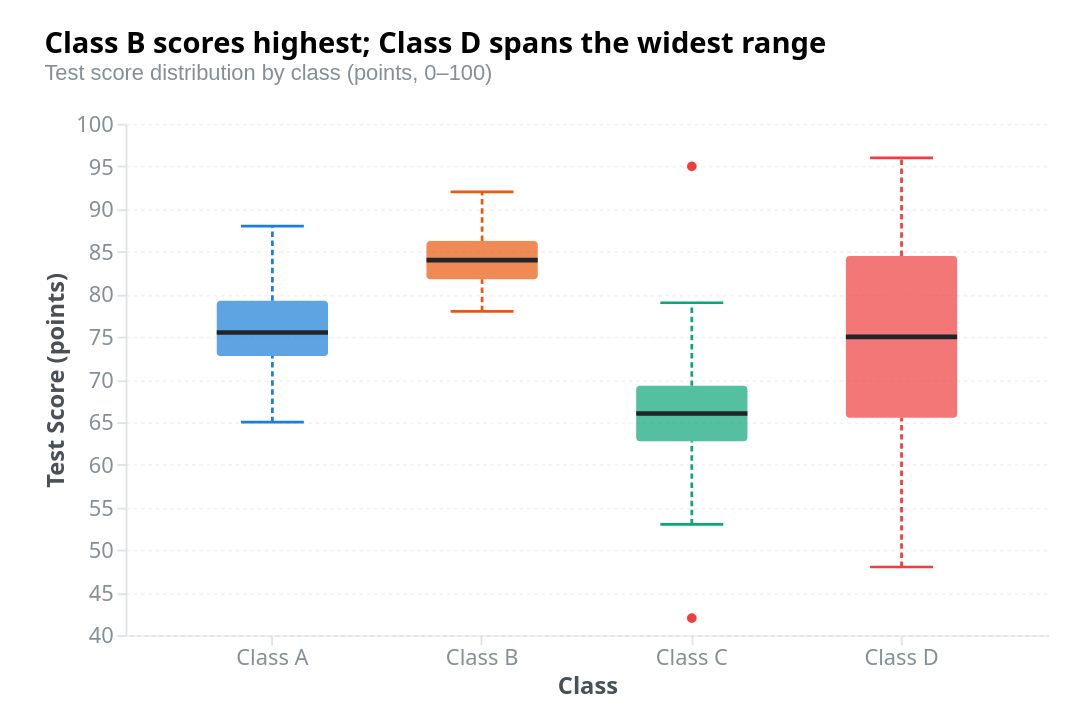

Specify this chart in Vega-Lite:
### Vega specification from a JSON file in a GitHub repository (floating-point values rounded to 4 significant figures)
{"_metadata": {"customization": ["Replace 'values' array with your raw observations", "Change 'group' and 'value' field names in transforms, scales, and marks", "Update axes titles and units for your variables", "Adjust IQR multiplier (1.5) in whisker bound formulas to change fence width", "Modify title and description for your context"], "dataFormat": "Array of objects with 'group' (nominal category) and 'value' (quantitative measurement) fields. Multiple observations per group — Vega computes quartiles, whiskers, and outliers from the raw data."}, "$schema": "https://vega.github.io/schema/vega/v6.json", "autosize": {"contains": "padding", "type": "fit"}, "axes": [{"domainColor": "#dee2e6", "labelColor": "#868e96", "labelFontSize": 12, "orient": "bottom", "scale": "x", "tickColor": "#dee2e6", "title": "Class", "titleColor": "#495057", "titleFontSize": 13}, {"domainColor": "#dee2e6", "grid": true, "gridColor": "#f1f3f5", "gridDash": [2, 2], "labelColor": "#868e96", "labelFontSize": 12, "orient": "left", "scale": "y", "tickColor": "#dee2e6", "title": "Test Score (points)", "titleColor": "#495057", "titleFontSize": 13}], "config": {"aria": true, "axis": {"labelFont": "system-ui, -apple-system, sans-serif", "titleFont": "system-ui, -apple-system, sans-serif"}, "title": {"font": "system-ui, -apple-system, sans-serif"}}, "data": [{"name": "source", "values": [{"group": "Class A", "value": 65}, {"group": "Class A", "value": 68}, {"group": "Class A", "value": 70}, {"group": "Class A", "value": 71}, {"group": "Class A", "value": 72}, {"group": "Class A", "value": 73}, {"group": "Class A", "value": 74}, {"group": "Class A", "value": 74}, {"group": "Class A", "value": 75}, {"group": "Class A", "value": 75}, {"group": "Class A", "value": 76}, {"group": "Class A", "value": 76}, {"group": "Class A", "value": 77}, {"group": "Class A", "value": 78}, {"group": "Class A", "value": 79}, {"group": "Class A", "value": 80}, {"group": "Class A", "value": 82}, {"group": "Class A", "value": 84}, {"group": "Class A", "value": 85}, {"group": "Class A", "value": 88}, {"group": "Class B", "value": 78}, {"group": "Class B", "value": 79}, {"group": "Class B", "value": 80}, {"group": "Class B", "value": 81}, {"group": "Class B", "value": 81}, {"group": "Class B", "value": 82}, {"group": "Class B", "value": 82}, {"group": "Class B", "value": 83}, {"group": "Class B", "value": 83}, {"group": "Class B", "value": 84}, {"group": "Class B", "value": 84}, {"group": "Class B", "value": 84}, {"group": "Class B", "value": 85}, {"group": "Class B", "value": 85}, {"group": "Class B", "value": 86}, {"group": "Class B", "value": 87}, {"group": "Class B", "value": 88}, {"group": "Class B", "value": 89}, {"group": "Class B", "value": 90}, {"group": "Class B", "value": 92}, {"group": "Class C", "value": 42}, {"group": "Class C", "value": 55}, {"group": "Class C", "value": 58}, {"group": "Class C", "value": 60}, {"group": "Class C", "value": 62}, {"group": "Class C", "value": 63}, {"group": "Class C", "value": 64}, {"group": "Class C", "value": 65}, {"group": "Class C", "value": 65}, {"group": "Class C", "value": 66}, {"group": "Class C", "value": 66}, {"group": "Class C", "value": 67}, {"group": "Class C", "value": 68}, {"group": "Class C", "value": 68}, {"group": "Class C", "value": 69}, {"group": "Class C", "value": 70}, {"group": "Class C", "value": 71}, {"group": "Class C", "value": 72}, {"group": "Class C", "value": 74}, {"group": "Class C", "value": 95}, {"group": "Class D", "value": 48}, {"group": "Class D", "value": 52}, {"group": "Class D", "value": 56}, {"group": "Class D", "value": 60}, {"group": "Class D", "value": 64}, {"group": "Class D", "value": 66}, {"group": "Class D", "value": 68}, {"group": "Class D", "value": 70}, {"group": "Class D", "value": 72}, {"group": "Class D", "value": 74}, {"group": "Class D", "value": 76}, {"group": "Class D", "value": 78}, {"group": "Class D", "value": 80}, {"group": "Class D", "value": 82}, {"group": "Class D", "value": 84}, {"group": "Class D", "value": 86}, {"group": "Class D", "value": 88}, {"group": "Class D", "value": 90}, {"group": "Class D", "value": 92}, {"group": "Class D", "value": 96}]}, {"name": "stats", "source": "source", "transform": [{"as": ["q1", "median", "q3", "min", "max"], "fields": ["value", "value", "value", "value", "value"], "groupby": ["group"], "ops": ["q1", "median", "q3", "min", "max"], "type": "aggregate"}, {"as": "iqr", "expr": "datum.q3 - datum.q1", "type": "formula"}, {"as": "whiskerLow", "expr": "max(datum.min, datum.q1 - 1.5 * datum.iqr)", "type": "formula"}, {"as": "whiskerHigh", "expr": "min(datum.max, datum.q3 + 1.5 * datum.iqr)", "type": "formula"}]}, {"name": "outliers", "source": "source", "transform": [{"as": ["whiskerLow", "whiskerHigh"], "fields": ["group"], "from": "stats", "key": "group", "type": "lookup", "values": ["whiskerLow", "whiskerHigh"]}, {"expr": "datum.value < datum.whiskerLow || datum.value > datum.whiskerHigh", "type": "filter"}]}], "description": "Box plots comparing score distributions across four classes. Class B has the highest median (84 points), while Class D shows the widest spread. Class C contains outliers at both extremes.", "height": 400, "marks": [{"description": "Whisker: lower fence to Q1", "encode": {"enter": {"stroke": {"field": "group", "scale": "color"}, "strokeDash": {"value": [3, 2]}, "strokeWidth": {"value": 1.5}, "x": {"band": 0.5, "field": "group", "scale": "x"}, "y": {"field": "whiskerLow", "scale": "y"}, "y2": {"field": "q1", "scale": "y"}}}, "from": {"data": "stats"}, "type": "rule"}, {"description": "Whisker: Q3 to upper fence", "encode": {"enter": {"stroke": {"field": "group", "scale": "color"}, "strokeDash": {"value": [3, 2]}, "strokeWidth": {"value": 1.5}, "x": {"band": 0.5, "field": "group", "scale": "x"}, "y": {"field": "q3", "scale": "y"}, "y2": {"field": "whiskerHigh", "scale": "y"}}}, "from": {"data": "stats"}, "type": "rule"}, {"description": "Lower whisker cap tick", "encode": {"enter": {"stroke": {"field": "group", "scale": "color"}, "strokeWidth": {"value": 1.5}, "x": {"band": 0.25, "field": "group", "scale": "x"}, "x2": {"band": 0.75, "field": "group", "scale": "x"}, "y": {"field": "whiskerLow", "scale": "y"}, "y2": {"field": "whiskerLow", "scale": "y"}}}, "from": {"data": "stats"}, "type": "rule"}, {"description": "Upper whisker cap tick", "encode": {"enter": {"stroke": {"field": "group", "scale": "color"}, "strokeWidth": {"value": 1.5}, "x": {"band": 0.25, "field": "group", "scale": "x"}, "x2": {"band": 0.75, "field": "group", "scale": "x"}, "y": {"field": "whiskerHigh", "scale": "y"}, "y2": {"field": "whiskerHigh", "scale": "y"}}}, "from": {"data": "stats"}, "type": "rule"}, {"description": "IQR box (Q1 to Q3)", "encode": {"enter": {"cornerRadius": {"value": 2}, "tooltip": {"signal": "{'Class': datum.group, 'Median': datum.median + ' pts', 'Q1': datum.q1 + ' pts', 'Q3': datum.q3 + ' pts', 'Whisker low': datum.whiskerLow + ' pts', 'Whisker high': datum.whiskerHigh + ' pts'}"}, "x": {"field": "group", "offset": 4, "scale": "x"}, "x2": {"band": 1, "field": "group", "offset": -4, "scale": "x"}, "y": {"field": "q3", "scale": "y"}, "y2": {"field": "q1", "scale": "y"}}, "update": {"fill": {"field": "group", "scale": "color"}, "opacity": [{"test": "hovered === null || hovered.group === datum.group", "value": 0.7}, {"value": 0.15}]}}, "from": {"data": "stats"}, "type": "rect"}, {"description": "Median line", "encode": {"enter": {"stroke": {"value": "#212529"}, "strokeWidth": {"value": 2.5}, "x": {"field": "group", "offset": 4, "scale": "x"}, "x2": {"band": 1, "field": "group", "offset": -4, "scale": "x"}, "y": {"field": "median", "scale": "y"}, "y2": {"field": "median", "scale": "y"}}}, "from": {"data": "stats"}, "type": "rule"}, {"description": "Outlier points", "encode": {"enter": {"fill": {"value": "#f03e3e"}, "shape": {"value": "circle"}, "size": {"value": 40}, "stroke": {"value": "white"}, "strokeWidth": {"value": 1}, "tooltip": {"signal": "{'Class': datum.group, 'Outlier': datum.value + ' pts'}"}, "x": {"band": 0.5, "field": "group", "scale": "x"}, "y": {"field": "value", "scale": "y"}}}, "from": {"data": "outliers"}, "type": "symbol"}], "padding": {"bottom": 16, "left": 24, "right": 24, "top": 16}, "scales": [{"domain": {"data": "stats", "field": "group"}, "name": "x", "padding": 0.4, "range": "width", "type": "band"}, {"domain": {"data": "source", "field": "value"}, "name": "y", "nice": true, "range": "height", "type": "linear", "zero": false}, {"domain": {"data": "stats", "field": "group"}, "name": "color", "range": ["#1c7ed6", "#e8590c", "#0ca678", "#f03e3e"], "type": "ordinal"}], "signals": [{"name": "hovered", "on": [{"events": "rect:pointerover", "update": "datum"}, {"events": "rect:pointerout", "update": "null"}], "value": null}], "title": {"anchor": "start", "fontSize": 16, "offset": 16, "subtitle": "Test score distribution by class (points, 0–100)", "subtitleColor": "#868e96", "subtitleFontSize": 12, "text": "Class B scores highest; Class D spans the widest range"}, "width": 600}
